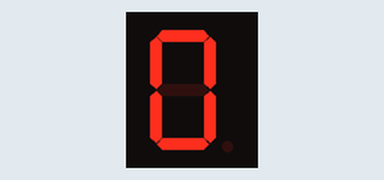
Recording of a sketch running on a simulated Arduino Uno, built with avr-gcc and run on an emulated ATmega328P. Shown: 1-digit seven-segment display. Wiring (inferred from the names in the program): 1-digit 7-segment display, segments lit when LOW: segments pin 4, pin 5, pin 12, pin 11, pin 10, pin 3, pin 2, pin 13. The segment pins are drawn as the display they are named for.

Above: at 0.1 s.
At 1.1 s:
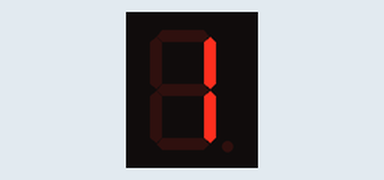
At 2.1 s:
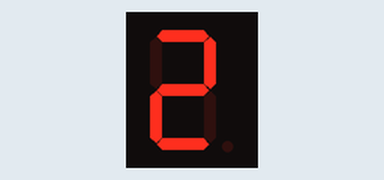
At 4.1 s:
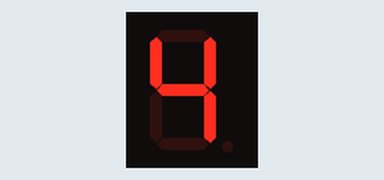
At 6.1 s:
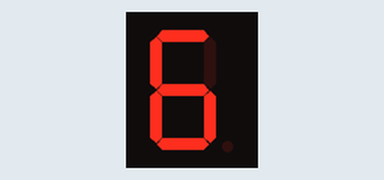
At 9.1 s:
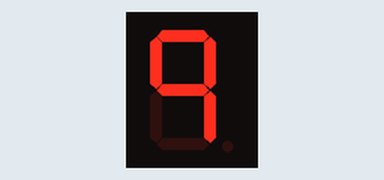

The sketch:

segment7.ino
```cpp
#define A 4
#define B 5
#define C 12
#define D 11
#define E 10
#define F 3
#define G 2
#define DP 13

void setup()
{
  pinMode(A, OUTPUT);
  pinMode(B, OUTPUT);
  pinMode(C, OUTPUT);
  pinMode(D, OUTPUT);
  pinMode(E, OUTPUT);
  pinMode(F, OUTPUT);
  pinMode(G, OUTPUT);
  pinMode(DP, OUTPUT);

}

void loop()
{
  number0(); delay(1000);
  number1(); delay(1000);
  number2(); delay(1000);
  number3(); delay(1000);
  number4(); delay(1000);
  number5(); delay(1000);
  number6(); delay(1000);
  number7(); delay(1000);
  number8(); delay(1000);
  number9(); delay(1000);
}

void number0(){
  digitalWrite(A,LOW);
  digitalWrite(B,LOW);
  digitalWrite(C,LOW);
  digitalWrite(D,LOW);
  digitalWrite(E,LOW);
  digitalWrite(F,LOW);
  digitalWrite(G,HIGH);
  digitalWrite(DP,HIGH);
}

void number1(){
  digitalWrite(A,HIGH);
  digitalWrite(B,LOW);
  digitalWrite(C,LOW);
  digitalWrite(D,HIGH);
  digitalWrite(E,HIGH);
  digitalWrite(F,HIGH);
  digitalWrite(G,HIGH);
  digitalWrite(DP,HIGH);
}

void number2(){
  digitalWrite(A,LOW);
  digitalWrite(B,LOW);
  digitalWrite(C,HIGH);
  digitalWrite(D,LOW);
  digitalWrite(E,LOW);
  digitalWrite(F,HIGH);
  digitalWrite(G,LOW);
  digitalWrite(DP,HIGH);
}

void number3(){
  digitalWrite(A,LOW);
  digitalWrite(B,LOW);
  digitalWrite(C,LOW);
  digitalWrite(D,LOW);
  digitalWrite(E,HIGH);
  digitalWrite(F,HIGH);
  digitalWrite(G,LOW);
  digitalWrite(DP,HIGH);
}

void number4(){
  digitalWrite(A,HIGH);
  digitalWrite(B,LOW);
  digitalWrite(C,LOW);
  digitalWrite(D,HIGH);
  digitalWrite(E,HIGH);
  digitalWrite(F,LOW);
  digitalWrite(G,LOW);
  digitalWrite(DP,HIGH);
}

void number5(){
  digitalWrite(A,LOW);
  digitalWrite(B,HIGH);
  digitalWrite(C,LOW);
  digitalWrite(D,LOW);
  digitalWrite(E,HIGH);
  digitalWrite(F,LOW);
  digitalWrite(G,LOW);
  digitalWrite(DP,HIGH);
}

void number6(){
  digitalWrite(A,LOW);
  digitalWrite(B,HIGH);
  digitalWrite(C,LOW);
  digitalWrite(D,LOW);
  digitalWrite(E,LOW);
  digitalWrite(F,LOW);
  digitalWrite(G,LOW);
  digitalWrite(DP,HIGH);
}

void number7(){
  digitalWrite(A,LOW);
  digitalWrite(B,LOW);
  digitalWrite(C,LOW);
  digitalWrite(D,HIGH);
  digitalWrite(E,HIGH);
  digitalWrite(F,HIGH);
  digitalWrite(G,HIGH);
  digitalWrite(DP,HIGH);
}

void number8(){
  digitalWrite(A,LOW);
  digitalWrite(B,LOW);
  digitalWrite(C,LOW);
  digitalWrite(D,LOW);
  digitalWrite(E,LOW);
  digitalWrite(F,LOW);
  digitalWrite(G,LOW);
  digitalWrite(DP,HIGH);
}

void number9(){
  digitalWrite(A,LOW);
  digitalWrite(B,LOW);
  digitalWrite(C,LOW);
  digitalWrite(D,HIGH);
  digitalWrite(E,HIGH);
  digitalWrite(F,LOW);
  digitalWrite(G,LOW);
  digitalWrite(DP,HIGH);
}
```

Measured:
- by itself, everything shown: repeats every 10.0 s, in 10 steps
- what the display in image 1 shows lasts 1.0 s, from 1.0 s to 2.0 s
